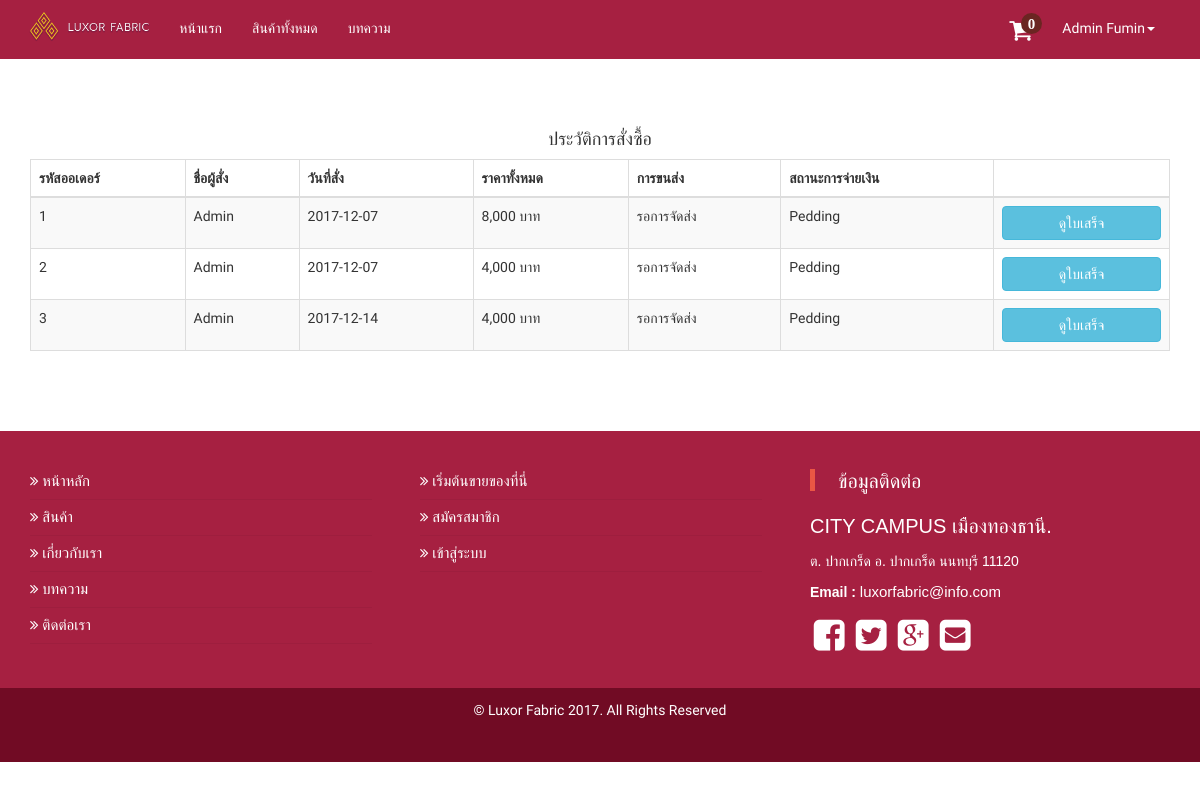
Page /History.php (signed in) on the earlier database version.
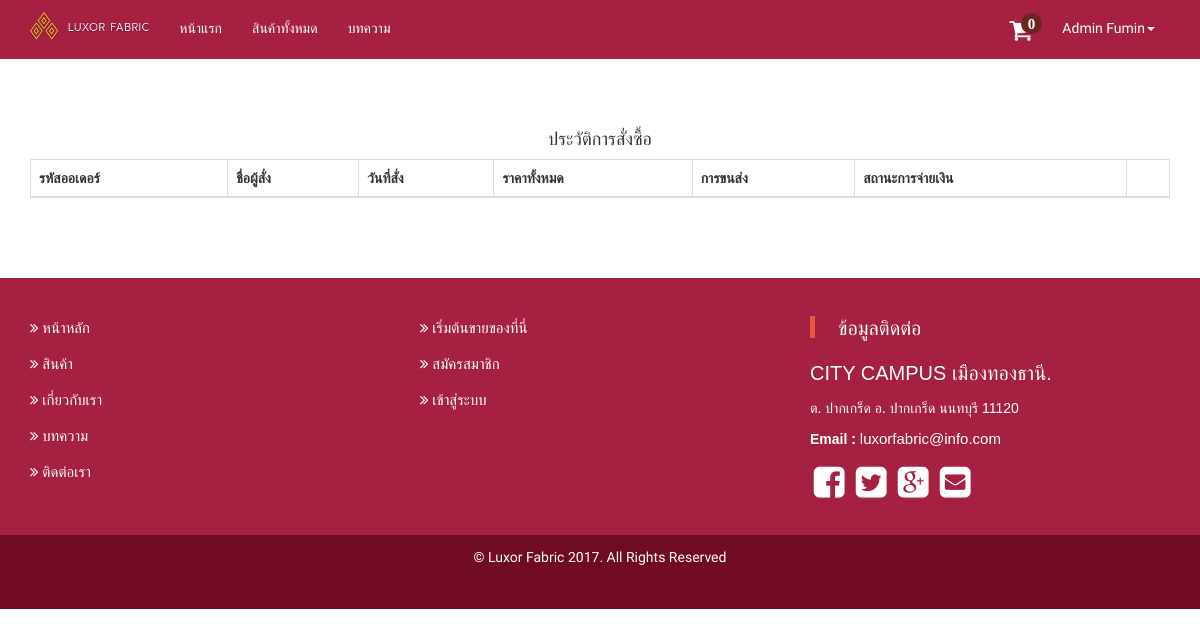
Same page on the later database version.
### tables this page shows
CREATE TABLE `store_product_shipment` (
  `id_shipment` int(11) NOT NULL,
  `id_order` int(11) NOT NULL,
  `id_payment` int(11) NOT NULL,
  `Status` varchar(1) NOT NULL,
  `id_store` int(11) NOT NULL,
  `id_shipping` int(11) DEFAULT NULL,
  `ShipCode` varchar(15) DEFAULT NULL
);

CREATE TABLE `order_product` (
  `id_order` int(11) NOT NULL,
  `id_user` int(11) NOT NULL,
  `Date_order` date NOT NULL,
  `Tax` varchar(5) NOT NULL,
  `Name` varchar(100) NOT NULL,
  `LastName` varchar(100) NOT NULL,
  `Tel` varchar(30) NOT NULL,
  `Address` varchar(255) NOT NULL,
  `Zip` varchar(10) NOT NULL,
  `Send_email_order` varchar(100) NOT NULL,
  `Totalprice` int(11) NOT NULL
);

### History.php (the view, shortened to what this page needs)
<!DOCTYPE html>
<html>
<head>
	<link rel="stylesheet" type="text/css" href="css/reset.css">
	<link rel="stylesheet" type="text/css" href="css/style.css">
	<link rel="stylesheet" type="text/css" href="css/footer.css">
	<link rel="stylesheet" type="text/css" href="css/font-awesome.min.css">
	<link rel="stylesheet" type="text/css" href="css/bootstrap.min.css">
	<link rel="stylesheet" type="text/css" href="css/style-mobi.css">
  	<link rel="stylesheet" type="text/css" href="css/media.css">
	<link rel="stylesheet" type="text/css" href="slick/slick.css"/>
    <link href="./Admin/vendors/datatables.net-bs/css/dataTables.bootstrap.min.css" rel="stylesheet">
    <link href="./Admin/vendors/datatables.net-buttons-bs/css/buttons.bootstrap.min.css" rel="stylesheet">
    <link href="./Admin/vendors/datatables.net-fixedheader-bs/css/fixedHeader.bootstrap.min.css" rel="stylesheet">
    <link href="./Admin/vendors/datatables.net-responsive-bs/css/responsive.bootstrap.min.css" rel="stylesheet">
    <link href="./Admin/vendors/datatables.net-scroller-bs/css/scroller.bootstrap.min.css" rel="stylesheet">
</head>
<body>
	<div id="wrapper">
		<?php include "header.php"; ?>
		<div class="container" style="margin-top:5%;margin-bottom:5%;">
            <div class="row">
                <div class="col-md-12 col-sm-12 col-xs-12">
                        <h4 class="text-center">ประวัติการสั่งซื้อ</h4>
                        <table id="datatable-responsive" class="table table-striped table-bordered dt-responsive nowrap" cellspacing="0" width="100%">
                        <thead>
                            <tr>
                                <th>รหัสออเดอร์</th>
                                <th>ชื่อผู้สั่ง</th>
                                <th>วันที่สั่ง</th>
                                <th>ราคาทั้งหมด</th>
                                <th>การขนส่ง</th>
                                <th>สถานะการจ่ายเงิน</th>
                                <th></th>
                            </tr>
                        </thead>
                        <tbody>
                        <?php
                            $iduser = $_SESSION['idnumLoginWebsite'];
                            $select = "SELECT op.id_order op_id_order ,op.Name, op.Date_order , op.Totalprice , sps.id_shipment , sps.Status , sps.id_shipping
                                        FROM `order_product` op
                                        LEFT JOIN store_product_shipment sps ON sps.id_order = op.id_order
                                        WHERE op.id_user = '$iduser'
                                        ORDER BY op.id_order;";
                            $query = mysqli_query($connect,$select);
                            if(mysqli_num_rows($query)>0){
                                while($row = mysqli_fetch_array($query)){
                                ?>
                                <tr>
                                    <td><?php echo $row['op_id_order']; ?></td>
                                    <td><?php echo $row['Name']; ?></td>
                                    <td><?php echo $row['Date_order']; ?></td>
                                    <td><?php echo number_format($row['Totalprice']); ?> บาท</td>
                                    <td><?php if(empty($row['id_shipping'])){echo "รอการจัดส่ง";} ?></td>
                                    <td><?php
                                            if(!empty($row['id_shipment'])){
                                                if($row['Status'] == '1'){echo "Success";}
                                                else if($row['Status'] == '0'){echo "Pedding";}
                                            }
                                            else{ echo "ยังไม่ได้ชำระเงิน";}
                                        ?></td>
                                    <td>
                                        <?php
                                            if(empty($row['id_shipment'])){
                                            ?>
                                                <a href="Cartproduct.php?Cart_Status=payment&&id_order=<?php echo $row['op_id_order']; ?>" class="btn btn-warning btn-block">ชำระเงิน</a>
                                            <?php
                                            }else if(!empty($row['id_shipment'])){
                                            ?>
                                                <a href="./detailHistory.php?id_order=<?php echo $row['op_id_order']; ?>" class="btn btn-info btn-block">ดูใบเสร็จ</a>
                                            <?php
                                            }
                                        ?>
                                    </td>
                                </tr>
                                <?php
                                }
                            }
                        ?>
                        </tbody>
                    </table>
                </div>
            </div>
        </div>
		<?php include "footer.php"; ?>
	</div>
</body>
</html>

Differences in the rows shown:
removed store_product_shipment: id_order.id_order "1", id_order.Name "Admin", id_order.Date_order "2017-12-07", id_order.Totalprice "8,000", shows "รอการจัดส่ง", Status "Pedding"
removed store_product_shipment: id_order.id_order "2", id_order.Name "Admin", id_order.Date_order "2017-12-07", id_order.Totalprice "4,000", shows "รอการจัดส่ง", Status "Pedding"
removed store_product_shipment: id_order.id_order "3", id_order.Name "Admin", id_order.Date_order "2017-12-14", id_order.Totalprice "4,000", shows "รอการจัดส่ง", Status "Pedding"
